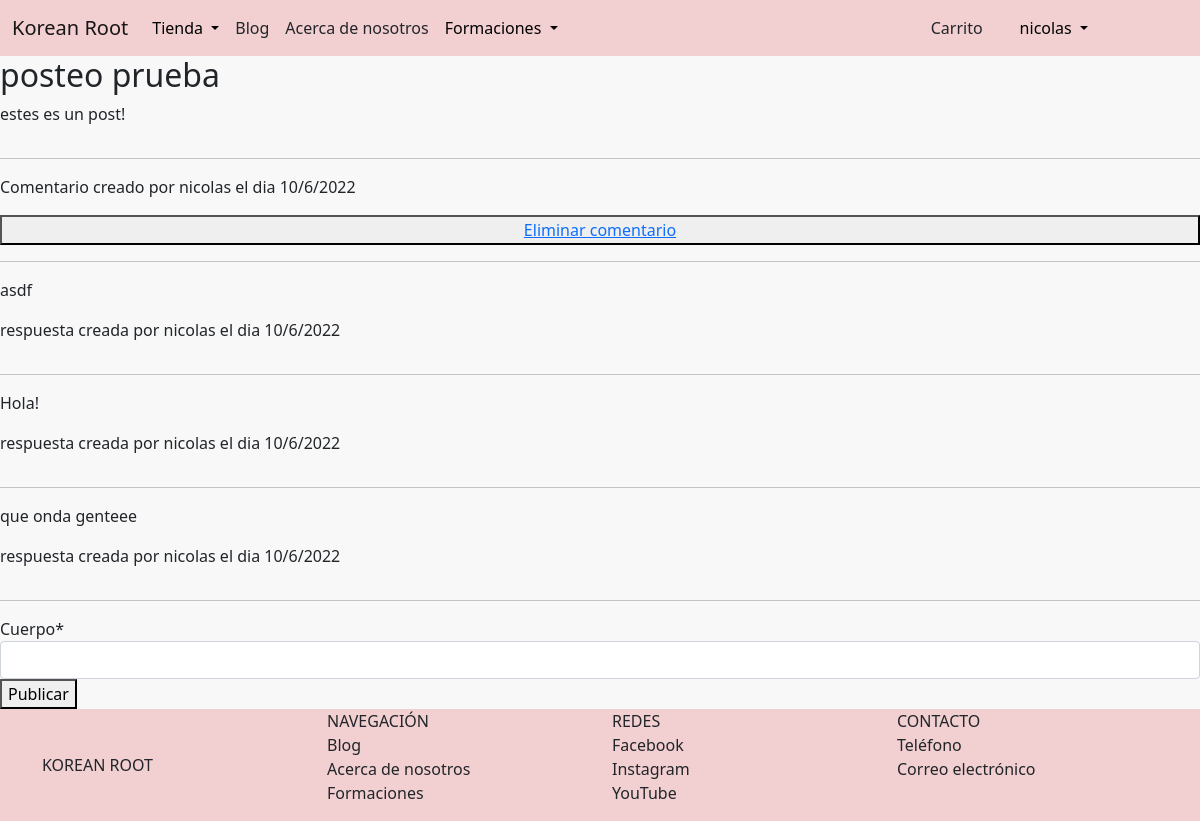
/capacitaciones/foro/comentario/respuesta/8 (signed in), run on the app's committed database.
### AppCursos/models.py (models this page shows, shortened)
class ComentarioForo(models.Model):
    usuario = models.ForeignKey(User, on_delete=models.CASCADE)
    titulo = models.CharField(max_length=80)
    cuerpo = models.TextField()
    fecha = models.DateField(auto_now_add=True)
    curso = models.ForeignKey(Capacitacion, on_delete=models.CASCADE)

class RespuestaForo(models.Model):
    usuario = models.ForeignKey(User, on_delete=models.CASCADE)
    cuerpo = models.TextField()
    fecha = models.DateField(auto_now_add=True)
    comentario = models.ForeignKey(ComentarioForo, on_delete=models.CASCADE)

### AppCursos/views.py (the view)
# urls.py: path('foro/comentario/respuesta/<id>', views.crearRespuesta, name="nueva_respuesta"),
@login_required
def crearRespuesta(request, id):
      comentario = ComentarioForo.objects.get(id=id)
      respuestas = RespuestaForo.objects.filter(comentario_id = id)
      if request.method == 'POST':
            form = RespuestaForoCreationForm(request.POST)
            if form.is_valid():
                  info = form.cleaned_data
                  mi_respuesta = RespuestaForo(usuario = request.user, cuerpo = info['cuerpo'], comentario = comentario)
                  mi_respuesta.save()
                  messages.success(request, 'Respuesta publicada con exito')
                  return verComentario(request, id)
      else:
            form = RespuestaForoCreationForm()
      return render(request, 'AppCursos/crearRespuesta.html', {'comentario': comentario, 'respuestas': respuestas, 'form': form})

### AppCursos/forms.py
class RespuestaForoCreationForm(forms.ModelForm):
    cuerpo = forms.CharField()
    class Meta:
        model = RespuestaForo
        fields = ['cuerpo']

### AppCursos/templates/AppCursos/crearRespuesta.html (shortened to what this page needs)
{% extends 'AppTienda/padre.html' %}
{% load static %}
{% load crispy_forms_tags %}
{% block contenidoQueCambia %}
    <h2>{{comentario.titulo}}</h2>
    <p>{{comentario.cuerpo}}</p>
    <hr>
    <p>Comentario creado por {{comentario.usuario}} el dia {{comentario.fecha|date:'d/n/Y'}}</p>
    {% if comentario.usuario == request.user %}
        <button><a href="{% url 'cursos:eliminar_comentario' id=comentario.id %}">Eliminar comentario</a></button>
    {% endif %}
    <hr>
    {% if respuestas %}
        {% for respuesta in respuestas %}
            <p>{{respuesta.cuerpo}}</p>
            <p>respuesta creada por {{respuesta.usuario}} el dia {{respuesta.fecha|date:'d/n/Y'}}</p>
            <hr>
        {% endfor %}
    {% else %}
        <p>Aun no hay respuestas a este comentario.</p>
    {% endif %}
    <form method="POST">
        {{form|crispy}}
        <button type="submit">Publicar</button>
    </form>
{% endblock %}

### AppTienda/templates/AppTienda/padre.html (shortened to what this page needs)
<!doctype html>
<html lang="en">
  <head>
    {% load static %}
    <link href="https://cdn.jsdelivr.net/npm/bootstrap@5.1.3/dist/css/bootstrap.min.css" rel="stylesheet">
  </head>
  <body class="body">
        <nav class="navbar navbar-expand-sm navbar-light" style="background-color:rgb(242, 208, 209)">
            <div class="container">
            <a href="{% url 'blog:Inicio' %}" class="navbar-brand mb-0 h1" style="text-emphasis-color: aliceblue; margin-right: 1rem;">Korean Root</a>
            <div class="collapse navbar-collapse" id="navbarNav">
                <ul class="navbar-nav">
                    <li class="nav-item dropdown">
                        <a href="#"
                        class="nav-link dropdown-toggle"
                        id="navbarDropdown"
                        role="button"
                        data-bs-toggle="dropdown"
                        aria-expanded="false"
                        style="color: black;"
                        >Tienda
                        </a>
                    </li>
                    <li class="nav-item active">
                        <a
                        href="{% url 'blog:lista_publicaciones' %}"
                        class="nav-link"
                        style="text-decoration: none; color:inherit;"
                        >
                        Blog
                    </a>
                </li>
                    <li
                    class="nav-item active">
                    <a
                    href="{% url 'acerca_de_nosotros' %}"
                    class="nav-link"
                    style="text-decoration: none; color:inherit;"
                    >
                    Acerca de nosotros
                </a>
            </li>
                    <li class="nav-item dropdown">
                      <a href="#"
                      class="nav-link dropdown-toggle"
                      id="navbarDropdown"
                      role="button"
                      data-bs-toggle="dropdown"
                      aria-expanded="false"
                      style="color: black;"
                      >Formaciones
                      </a>
                </ul>
            </div>
            </div>
            {% if user.is_authenticated %}
              <div class="d-grid gap-2 d-sm-flex justify-content-end" style="width: 6rem; margin-right: 6rem;">
              <div class="d-grid gap-2 d-sm-flex justify-content-end" style="width: 5rem;">
                <button
                class="btn btn-outline"
                type="button"
                style="text-decoration: none; color:inherit;"
                >
                <a
                    href="{% url 'carrito' %}"
                    style="text-decoration: none; color:inherit;"
                    >
                    Carrito
                </a>
                </button>
                <li class="nav-item dropdown" style="list-style-type: none">
                  <a href="#"
                  class="nav-link dropdown-toggle"
                  id="navbarDropdown"
                  role="button"
                  data-bs-toggle="dropdown"
                  aria-expanded="false"
                  style="color: black;">
                  {{user.username}}
                  </a>
                </li>
              </div>
            {% endif %}
        </nav>
    {% block contenidoQueCambia %}
    {% endblock %}
  <footer
  class="footer"
  >
    <div class="container">
      <nav class="row">
        <a href="{% url 'blog:Inicio' %}"
        class="col-3 text-reser text-uppercase d-flex align-items-center"
        style="text-decoration: none; color:inherit;"
        >
          Korean Root
        </a>
        <ul class="col-3 list-unstyled">
          <li class="font-weight-bold text-uppercase">Navegación</li>
          <li><a href="{% url 'blog:lista_publicaciones' %}" class="text-reset" style="text-decoration: none; color:inherit;">Blog</a></li>
          <li><a href="{% url 'acerca_de_nosotros' %}" class="text-reset" style="text-decoration: none; color:inherit;">Acerca de nosotros</a></li>
          <li><a href="{% url 'cursos:capacitaciones' %}" class="text-reset" style="text-decoration: none; color:inherit;">Formaciones</a></li>
        </ul>
        <ul class="col-3 list-unstyled">
          <li class="font-weight-bold text-uppercase" style="text-decoration: none; color:inherit;">Redes</li>
          <li><a href="https://www.facebook.com/koreanroot" class="text-reset" style="text-decoration: none; color:inherit;">Facebook</a></li>
          <li><a href="https://instagram.com/koreanroot" class="text-reset" style="text-decoration: none; color:inherit;">Instagram</a></li>
          <li><a href="https://www.youtube.com/channel/UC8QQf5m4bq_b639ss8gnnDg" class="text-reset" style="text-decoration: none; color:inherit;">YouTube</a></li>
        </ul>
        <ul class="col-3 list-unstyled">
          <li class="font-weight-bold text-uppercase" style="text-decoration: none; color:inherit;">Contacto</li>
          <li><a href="tel:3424234054" class="text-reset" style="text-decoration: none; color:inherit;">Teléfono</a></li>
          <li><a href="thekoreanroot@gmail.com" class="text-reset" style="text-decoration: none; color:inherit;">Correo electrónico</a></li>
        </ul>
      </nav>
    </div>
  </footer>
  </body>
</html>

### AppTienda/templates/AppTienda/padre.html (style rules this page uses)
.body { background-color:rgb(248, 248, 248); display: flex; flex-direction: column; min-height: 100vh; }
.footer { background-color: rgb(242, 208, 209); position: relative; margin-top: auto; clear:both; }

### data on the page
ComentarioForo: titulo "posteo prueba", cuerpo "estes es un post!", usuario "nicolas", fecha "10/6/2022"
RespuestaForo: cuerpo "asdf", usuario "nicolas", fecha "10/6/2022"
RespuestaForo: cuerpo "Hola!", usuario "nicolas", fecha "10/6/2022"
RespuestaForo: cuerpo "que onda genteee", usuario "nicolas", fecha "10/6/2022"

### other printed values
{{ user.username }} "nicolas"
